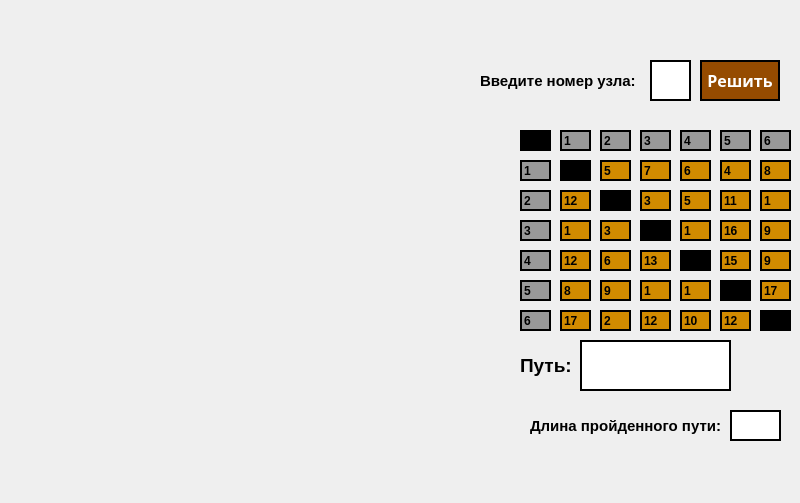
<?xml version="1.0" encoding="UTF-8"?>
<ui version="4.0">
 <class>Kommi</class>
 <widget class="QMainWindow" name="Kommi">
  <property name="geometry">
   <rect>
    <x>0</x>
    <y>0</y>
    <width>800</width>
    <height>503</height>
   </rect>
  </property>
  <property name="windowTitle">
   <string>Kommi</string>
  </property>
  <property name="styleSheet">
   <string notr="true"/>
  </property>
  <widget class="QWidget" name="centralwidget">
   <widget class="QPushButton" name="reshit">
    <property name="geometry">
     <rect>
      <x>700</x>
      <y>60</y>
      <width>80</width>
      <height>41</height>
     </rect>
    </property>
    <property name="font">
     <font>
      <family>Biff</family>
      <pointsize>12</pointsize>
      <weight>75</weight>
      <bold>true</bold>
     </font>
    </property>
    <property name="styleSheet">
     <string notr="true">QPushButton{
background-color:rgb(149, 75, 0);
color:white;
border:2px solid black
}
QPushButton:pressed {
    background-color: qlineargradient(x1: 0, y1: 0, x2: 0, y2: 1,
                                      stop: 0 #dadbde, stop: 1 #f6f7fa);}</string>
    </property>
    <property name="text">
     <string>Решить</string>
    </property>
   </widget>
   <widget class="QLineEdit" name="Way">
    <property name="geometry">
     <rect>
      <x>580</x>
      <y>340</y>
      <width>151</width>
      <height>51</height>
     </rect>
    </property>
    <property name="styleSheet">
     <string notr="true">border:2px solid black</string>
    </property>
   </widget>
   <widget class="QLineEdit" name="Nomer">
    <property name="geometry">
     <rect>
      <x>650</x>
      <y>60</y>
      <width>41</width>
      <height>41</height>
     </rect>
    </property>
    <property name="styleSheet">
     <string notr="true">border:2px solid black</string>
    </property>
   </widget>
   <widget class="QLineEdit" name="Sum">
    <property name="geometry">
     <rect>
      <x>730</x>
      <y>410</y>
      <width>51</width>
      <height>31</height>
     </rect>
    </property>
    <property name="styleSheet">
     <string notr="true">border:2px solid black</string>
    </property>
   </widget>
   <widget class="QLineEdit" name="x0y0">
    <property name="geometry">
     <rect>
      <x>560</x>
      <y>160</y>
      <width>31</width>
      <height>21</height>
     </rect>
    </property>
    <property name="styleSheet">
     <string notr="true">background-color:rgb(0, 0, 0);
border:2px solid black</string>
    </property>
    <property name="text">
     <string/>
    </property>
   </widget>
   <widget class="QLineEdit" name="i0j1">
    <property name="geometry">
     <rect>
      <x>600</x>
      <y>160</y>
      <width>31</width>
      <height>21</height>
     </rect>
    </property>
    <property name="font">
     <font>
      <weight>75</weight>
      <bold>true</bold>
     </font>
    </property>
    <property name="styleSheet">
     <string notr="true">border:2px solid black;
background-color:rgb(209, 139, 0)</string>
    </property>
    <property name="text">
     <string>5</string>
    </property>
   </widget>
   <widget class="QLineEdit" name="i0j2">
    <property name="geometry">
     <rect>
      <x>640</x>
      <y>160</y>
      <width>31</width>
      <height>21</height>
     </rect>
    </property>
    <property name="font">
     <font>
      <weight>75</weight>
      <bold>true</bold>
     </font>
    </property>
    <property name="styleSheet">
     <string notr="true">border:2px solid black;
background-color:rgb(209, 139, 0)</string>
    </property>
    <property name="text">
     <string>7</string>
    </property>
   </widget>
   <widget class="QLineEdit" name="i0j3">
    <property name="geometry">
     <rect>
      <x>680</x>
      <y>160</y>
      <width>31</width>
      <height>21</height>
     </rect>
    </property>
    <property name="font">
     <font>
      <weight>75</weight>
      <bold>true</bold>
     </font>
    </property>
    <property name="styleSheet">
     <string notr="true">border:2px solid black;
background-color:rgb(209, 139, 0)</string>
    </property>
    <property name="text">
     <string>6</string>
    </property>
   </widget>
   <widget class="QLineEdit" name="i0j4">
    <property name="geometry">
     <rect>
      <x>720</x>
      <y>160</y>
      <width>31</width>
      <height>21</height>
     </rect>
    </property>
    <property name="font">
     <font>
      <weight>75</weight>
      <bold>true</bold>
     </font>
    </property>
    <property name="styleSheet">
     <string notr="true">border:2px solid black;
background-color:rgb(209, 139, 0)</string>
    </property>
    <property name="text">
     <string>4</string>
    </property>
   </widget>
   <widget class="QLineEdit" name="i0j5">
    <property name="geometry">
     <rect>
      <x>760</x>
      <y>160</y>
      <width>31</width>
      <height>21</height>
     </rect>
    </property>
    <property name="font">
     <font>
      <weight>75</weight>
      <bold>true</bold>
     </font>
    </property>
    <property name="styleSheet">
     <string notr="true">border:2px solid black;
background-color:rgb(209, 139, 0)</string>
    </property>
    <property name="text">
     <string>8</string>
    </property>
   </widget>
   <widget class="QLineEdit" name="x1y1">
    <property name="geometry">
     <rect>
      <x>600</x>
      <y>190</y>
      <width>31</width>
      <height>21</height>
     </rect>
    </property>
    <property name="styleSheet">
     <string notr="true">background-color:rgb(0, 0, 0);
border:2px solid black</string>
    </property>
    <property name="text">
     <string/>
    </property>
   </widget>
   <widget class="QLineEdit" name="i1j2">
    <property name="geometry">
     <rect>
      <x>640</x>
      <y>190</y>
      <width>31</width>
      <height>21</height>
     </rect>
    </property>
    <property name="font">
     <font>
      <weight>75</weight>
      <bold>true</bold>
     </font>
    </property>
    <property name="styleSheet">
     <string notr="true">border:2px solid black;
background-color:rgb(209, 139, 0)</string>
    </property>
    <property name="text">
     <string>3</string>
    </property>
   </widget>
   <widget class="QLineEdit" name="i1j4">
    <property name="geometry">
     <rect>
      <x>720</x>
      <y>190</y>
      <width>31</width>
      <height>21</height>
     </rect>
    </property>
    <property name="font">
     <font>
      <weight>75</weight>
      <bold>true</bold>
     </font>
    </property>
    <property name="styleSheet">
     <string notr="true">border:2px solid black;
background-color:rgb(209, 139, 0)</string>
    </property>
    <property name="text">
     <string>11</string>
    </property>
   </widget>
   <widget class="QLineEdit" name="i1j5">
    <property name="geometry">
     <rect>
      <x>760</x>
      <y>190</y>
      <width>31</width>
      <height>21</height>
     </rect>
    </property>
    <property name="font">
     <font>
      <weight>75</weight>
      <bold>true</bold>
     </font>
    </property>
    <property name="styleSheet">
     <string notr="true">border:2px solid black;
background-color:rgb(209, 139, 0)</string>
    </property>
    <property name="text">
     <string>1</string>
    </property>
   </widget>
   <widget class="QLineEdit" name="i1j0">
    <property name="geometry">
     <rect>
      <x>560</x>
      <y>190</y>
      <width>31</width>
      <height>21</height>
     </rect>
    </property>
    <property name="font">
     <font>
      <weight>75</weight>
      <bold>true</bold>
     </font>
    </property>
    <property name="styleSheet">
     <string notr="true">border:2px solid black;
background-color:rgb(209, 139, 0)</string>
    </property>
    <property name="text">
     <string>12</string>
    </property>
   </widget>
   <widget class="QLineEdit" name="i1j3">
    <property name="geometry">
     <rect>
      <x>680</x>
      <y>190</y>
      <width>31</width>
      <height>21</height>
     </rect>
    </property>
    <property name="font">
     <font>
      <weight>75</weight>
      <bold>true</bold>
     </font>
    </property>
    <property name="styleSheet">
     <string notr="true">border:2px solid black;
background-color:rgb(209, 139, 0)</string>
    </property>
    <property name="text">
     <string>5</string>
    </property>
   </widget>
   <widget class="QLineEdit" name="i2j1">
    <property name="geometry">
     <rect>
      <x>600</x>
      <y>220</y>
      <width>31</width>
      <height>21</height>
     </rect>
    </property>
    <property name="font">
     <font>
      <weight>75</weight>
      <bold>true</bold>
     </font>
    </property>
    <property name="styleSheet">
     <string notr="true">border:2px solid black;
background-color:rgb(209, 139, 0)</string>
    </property>
    <property name="text">
     <string>3</string>
    </property>
   </widget>
   <widget class="QLineEdit" name="x2y2">
    <property name="geometry">
     <rect>
      <x>640</x>
      <y>220</y>
      <width>31</width>
      <height>21</height>
     </rect>
    </property>
    <property name="styleSheet">
     <string notr="true">background-color:rgb(0, 0, 0);
border:2px solid black</string>
    </property>
    <property name="text">
     <string/>
    </property>
   </widget>
   <widget class="QLineEdit" name="i2j4">
    <property name="geometry">
     <rect>
      <x>720</x>
      <y>220</y>
      <width>31</width>
      <height>21</height>
     </rect>
    </property>
    <property name="font">
     <font>
      <weight>75</weight>
      <bold>true</bold>
     </font>
    </property>
    <property name="styleSheet">
     <string notr="true">border:2px solid black;
background-color:rgb(209, 139, 0)</string>
    </property>
    <property name="text">
     <string>16</string>
    </property>
   </widget>
   <widget class="QLineEdit" name="i2j5">
    <property name="geometry">
     <rect>
      <x>760</x>
      <y>220</y>
      <width>31</width>
      <height>21</height>
     </rect>
    </property>
    <property name="font">
     <font>
      <weight>75</weight>
      <bold>true</bold>
     </font>
    </property>
    <property name="styleSheet">
     <string notr="true">border:2px solid black;
background-color:rgb(209, 139, 0)</string>
    </property>
    <property name="text">
     <string>9</string>
    </property>
   </widget>
   <widget class="QLineEdit" name="i2j0">
    <property name="geometry">
     <rect>
      <x>560</x>
      <y>220</y>
      <width>31</width>
      <height>21</height>
     </rect>
    </property>
    <property name="font">
     <font>
      <weight>75</weight>
      <bold>true</bold>
     </font>
    </property>
    <property name="styleSheet">
     <string notr="true">border:2px solid black;
background-color:rgb(209, 139, 0)</string>
    </property>
    <property name="text">
     <string>1</string>
    </property>
   </widget>
   <widget class="QLineEdit" name="i2j3">
    <property name="geometry">
     <rect>
      <x>680</x>
      <y>220</y>
      <width>31</width>
      <height>21</height>
     </rect>
    </property>
    <property name="font">
     <font>
      <weight>75</weight>
      <bold>true</bold>
     </font>
    </property>
    <property name="styleSheet">
     <string notr="true">border:2px solid black;
background-color:rgb(209, 139, 0)</string>
    </property>
    <property name="text">
     <string>1</string>
    </property>
   </widget>
   <widget class="QLineEdit" name="i3j1">
    <property name="geometry">
     <rect>
      <x>600</x>
      <y>250</y>
      <width>31</width>
      <height>21</height>
     </rect>
    </property>
    <property name="font">
     <font>
      <weight>75</weight>
      <bold>true</bold>
     </font>
    </property>
    <property name="styleSheet">
     <string notr="true">border:2px solid black;
background-color:rgb(209, 139, 0)</string>
    </property>
    <property name="text">
     <string>6</string>
    </property>
   </widget>
   <widget class="QLineEdit" name="i3j2">
    <property name="geometry">
     <rect>
      <x>640</x>
      <y>250</y>
      <width>31</width>
      <height>21</height>
     </rect>
    </property>
    <property name="font">
     <font>
      <weight>75</weight>
      <bold>true</bold>
     </font>
    </property>
    <property name="styleSheet">
     <string notr="true">border:2px solid black;
background-color:rgb(209, 139, 0)</string>
    </property>
    <property name="text">
     <string>13</string>
    </property>
   </widget>
   <widget class="QLineEdit" name="i3j4">
    <property name="geometry">
     <rect>
      <x>720</x>
      <y>250</y>
      <width>31</width>
      <height>21</height>
     </rect>
    </property>
    <property name="font">
     <font>
      <weight>75</weight>
      <bold>true</bold>
     </font>
    </property>
    <property name="styleSheet">
     <string notr="true">border:2px solid black;
background-color:rgb(209, 139, 0)</string>
    </property>
    <property name="text">
     <string>15</string>
    </property>
   </widget>
   <widget class="QLineEdit" name="i3j5">
    <property name="geometry">
     <rect>
      <x>760</x>
      <y>250</y>
      <width>31</width>
      <height>21</height>
     </rect>
    </property>
    <property name="font">
     <font>
      <weight>75</weight>
      <bold>true</bold>
     </font>
    </property>
    <property name="styleSheet">
     <string notr="true">border:2px solid black;
background-color:rgb(209, 139, 0)</string>
    </property>
    <property name="text">
     <string>9</string>
    </property>
   </widget>
   <widget class="QLineEdit" name="i3j0">
    <property name="geometry">
     <rect>
      <x>560</x>
      <y>250</y>
      <width>31</width>
      <height>21</height>
     </rect>
    </property>
    <property name="font">
     <font>
      <weight>75</weight>
      <bold>true</bold>
     </font>
    </property>
    <property name="styleSheet">
     <string notr="true">border:2px solid black;
background-color:rgb(209, 139, 0)</string>
    </property>
    <property name="text">
     <string>12</string>
    </property>
   </widget>
   <widget class="QLineEdit" name="x3y3">
    <property name="geometry">
     <rect>
      <x>680</x>
      <y>250</y>
      <width>31</width>
      <height>21</height>
     </rect>
    </property>
    <property name="styleSheet">
     <string notr="true">background-color:rgb(0, 0, 0);
border:2px solid black</string>
    </property>
    <property name="text">
     <string/>
    </property>
   </widget>
   <widget class="QLineEdit" name="i4j1">
    <property name="geometry">
     <rect>
      <x>600</x>
      <y>280</y>
      <width>31</width>
      <height>21</height>
     </rect>
    </property>
    <property name="font">
     <font>
      <weight>75</weight>
      <bold>true</bold>
     </font>
    </property>
    <property name="styleSheet">
     <string notr="true">border:2px solid black;
background-color:rgb(209, 139, 0)</string>
    </property>
    <property name="text">
     <string>9</string>
    </property>
   </widget>
   <widget class="QLineEdit" name="i4j2">
    <property name="geometry">
     <rect>
      <x>640</x>
      <y>280</y>
      <width>31</width>
      <height>21</height>
     </rect>
    </property>
    <property name="font">
     <font>
      <weight>75</weight>
      <bold>true</bold>
     </font>
    </property>
    <property name="styleSheet">
     <string notr="true">border:2px solid black;
background-color:rgb(209, 139, 0)</string>
    </property>
    <property name="text">
     <string>1</string>
    </property>
   </widget>
   <widget class="QLineEdit" name="x4y4">
    <property name="geometry">
     <rect>
      <x>720</x>
      <y>280</y>
      <width>31</width>
      <height>21</height>
     </rect>
    </property>
    <property name="styleSheet">
     <string notr="true">background-color:rgb(0, 0, 0);
border:2px solid black</string>
    </property>
    <property name="text">
     <string/>
    </property>
   </widget>
   <widget class="QLineEdit" name="i4j5">
    <property name="geometry">
     <rect>
      <x>760</x>
      <y>280</y>
      <width>31</width>
      <height>21</height>
     </rect>
    </property>
    <property name="font">
     <font>
      <weight>75</weight>
      <bold>true</bold>
     </font>
    </property>
    <property name="styleSheet">
     <string notr="true">border:2px solid black;
background-color:rgb(209, 139, 0)</string>
    </property>
    <property name="text">
     <string>17</string>
    </property>
   </widget>
   <widget class="QLineEdit" name="i4j0">
    <property name="geometry">
     <rect>
      <x>560</x>
      <y>280</y>
      <width>31</width>
      <height>21</height>
     </rect>
    </property>
    <property name="font">
     <font>
      <weight>75</weight>
      <bold>true</bold>
     </font>
    </property>
    <property name="styleSheet">
     <string notr="true">border:2px solid black;
background-color:rgb(209, 139, 0)</string>
    </property>
    <property name="text">
     <string>8</string>
    </property>
   </widget>
   <widget class="QLineEdit" name="i4j3">
    <property name="geometry">
     <rect>
      <x>680</x>
      <y>280</y>
      <width>31</width>
      <height>21</height>
     </rect>
    </property>
    <property name="font">
     <font>
      <weight>75</weight>
      <bold>true</bold>
     </font>
    </property>
    <property name="styleSheet">
     <string notr="true">border:2px solid black;
background-color:rgb(209, 139, 0)</string>
    </property>
    <property name="text">
     <string>1</string>
    </property>
   </widget>
   <widget class="QLineEdit" name="i5j1">
    <property name="geometry">
     <rect>
      <x>600</x>
      <y>310</y>
      <width>31</width>
      <height>21</height>
     </rect>
    </property>
    <property name="font">
     <font>
      <weight>75</weight>
      <bold>true</bold>
     </font>
    </property>
    <property name="styleSheet">
     <string notr="true">border:2px solid black;
background-color:rgb(209, 139, 0)</string>
    </property>
    <property name="text">
     <string>2</string>
    </property>
   </widget>
   <widget class="QLineEdit" name="i5j2">
    <property name="geometry">
     <rect>
      <x>640</x>
      <y>310</y>
      <width>31</width>
      <height>21</height>
     </rect>
    </property>
    <property name="font">
     <font>
      <weight>75</weight>
      <bold>true</bold>
     </font>
    </property>
    <property name="styleSheet">
     <string notr="true">border:2px solid black;
background-color:rgb(209, 139, 0)</string>
    </property>
    <property name="text">
     <string>12</string>
    </property>
   </widget>
   <widget class="QLineEdit" name="i5j4">
    <property name="geometry">
     <rect>
      <x>720</x>
      <y>310</y>
      <width>31</width>
      <height>21</height>
     </rect>
    </property>
    <property name="font">
     <font>
      <weight>75</weight>
      <bold>true</bold>
     </font>
    </property>
    <property name="styleSheet">
     <string notr="true">border:2px solid black;
background-color:rgb(209, 139, 0)</string>
    </property>
    <property name="text">
     <string>12</string>
    </property>
   </widget>
   <widget class="QLineEdit" name="x5y5">
    <property name="geometry">
     <rect>
      <x>760</x>
      <y>310</y>
      <width>31</width>
      <height>21</height>
     </rect>
    </property>
    <property name="styleSheet">
     <string notr="true">background-color:rgb(0, 0, 0);
border:2px solid black</string>
    </property>
    <property name="text">
     <string/>
    </property>
   </widget>
   <widget class="QLineEdit" name="i5j0">
    <property name="geometry">
     <rect>
      <x>560</x>
      <y>310</y>
      <width>31</width>
      <height>21</height>
     </rect>
    </property>
    <property name="font">
     <font>
      <weight>75</weight>
      <bold>true</bold>
     </font>
    </property>
    <property name="styleSheet">
     <string notr="true">border:2px solid black;
background-color:rgb(209, 139, 0)</string>
    </property>
    <property name="text">
     <string>17</string>
    </property>
   </widget>
   <widget class="QLineEdit" name="i5j3">
    <property name="geometry">
     <rect>
      <x>680</x>
      <y>310</y>
      <width>31</width>
      <height>21</height>
     </rect>
    </property>
    <property name="font">
     <font>
      <weight>75</weight>
      <bold>true</bold>
     </font>
    </property>
    <property name="styleSheet">
     <string notr="true">border:2px solid black;
background-color:rgb(209, 139, 0)</string>
    </property>
    <property name="text">
     <string>10</string>
    </property>
   </widget>
   <widget class="QLineEdit" name="lineEdit_40">
    <property name="geometry">
     <rect>
      <x>600</x>
      <y>130</y>
      <width>31</width>
      <height>21</height>
     </rect>
    </property>
    <property name="font">
     <font>
      <weight>75</weight>
      <bold>true</bold>
     </font>
    </property>
    <property name="styleSheet">
     <string notr="true">background-color:rgb(153, 153, 153);
border:2px solid black</string>
    </property>
    <property name="text">
     <string>2</string>
    </property>
   </widget>
   <widget class="QLineEdit" name="lineEdit_41">
    <property name="geometry">
     <rect>
      <x>640</x>
      <y>130</y>
      <width>31</width>
      <height>21</height>
     </rect>
    </property>
    <property name="font">
     <font>
      <weight>75</weight>
      <bold>true</bold>
     </font>
    </property>
    <property name="styleSheet">
     <string notr="true">background-color:rgb(153, 153, 153);
border:2px solid black</string>
    </property>
    <property name="text">
     <string>3</string>
    </property>
   </widget>
   <widget class="QLineEdit" name="lineEdit_42">
    <property name="geometry">
     <rect>
      <x>720</x>
      <y>130</y>
      <width>31</width>
      <height>21</height>
     </rect>
    </property>
    <property name="font">
     <font>
      <weight>75</weight>
      <bold>true</bold>
     </font>
    </property>
    <property name="styleSheet">
     <string notr="true">background-color:rgb(153, 153, 153);
border:2px solid black</string>
    </property>
    <property name="text">
     <string>5</string>
    </property>
   </widget>
   <widget class="QLineEdit" name="lineEdit_43">
    <property name="geometry">
     <rect>
      <x>760</x>
      <y>130</y>
      <width>31</width>
      <height>21</height>
     </rect>
    </property>
    <property name="font">
     <font>
      <weight>75</weight>
      <bold>true</bold>
     </font>
    </property>
    <property name="styleSheet">
     <string notr="true">background-color:rgb(153, 153, 153);
border:2px solid black</string>
    </property>
    <property name="text">
     <string>6</string>
    </property>
   </widget>
   <widget class="QLineEdit" name="lineEdit_44">
    <property name="geometry">
     <rect>
      <x>560</x>
      <y>130</y>
      <width>31</width>
      <height>21</height>
     </rect>
    </property>
    <property name="font">
     <font>
      <weight>75</weight>
      <bold>true</bold>
     </font>
    </property>
    <property name="styleSheet">
     <string notr="true">background-color:rgb(153, 153, 153);
border:2px solid black</string>
    </property>
    <property name="text">
     <string>1</string>
    </property>
   </widget>
   <widget class="QLineEdit" name="lineEdit_45">
    <property name="geometry">
     <rect>
      <x>680</x>
      <y>130</y>
      <width>31</width>
      <height>21</height>
     </rect>
    </property>
    <property name="font">
     <font>
      <weight>75</weight>
      <bold>true</bold>
     </font>
    </property>
    <property name="styleSheet">
     <string notr="true">background-color:rgb(153, 153, 153);
border:2px solid black</string>
    </property>
    <property name="text">
     <string>4</string>
    </property>
   </widget>
   <widget class="QLineEdit" name="lineEdit_46">
    <property name="geometry">
     <rect>
      <x>520</x>
      <y>130</y>
      <width>31</width>
      <height>21</height>
     </rect>
    </property>
    <property name="styleSheet">
     <string notr="true">background-color:rgb(0, 0, 0);
border:2px solid black</string>
    </property>
    <property name="text">
     <string/>
    </property>
   </widget>
   <widget class="QLineEdit" name="lineEdit_47">
    <property name="geometry">
     <rect>
      <x>520</x>
      <y>160</y>
      <width>31</width>
      <height>21</height>
     </rect>
    </property>
    <property name="font">
     <font>
      <weight>75</weight>
      <bold>true</bold>
     </font>
    </property>
    <property name="styleSheet">
     <string notr="true">background-color:rgb(153, 153, 153);
border:2px solid black</string>
    </property>
    <property name="text">
     <string>1</string>
    </property>
   </widget>
   <widget class="QLineEdit" name="lineEdit_48">
    <property name="geometry">
     <rect>
      <x>520</x>
      <y>250</y>
      <width>31</width>
      <height>21</height>
     </rect>
    </property>
    <property name="font">
     <font>
      <weight>75</weight>
      <bold>true</bold>
     </font>
    </property>
    <property name="styleSheet">
     <string notr="true">background-color:rgb(153, 153, 153);
border:2px solid black</string>
    </property>
    <property name="text">
     <string>4</string>
    </property>
   </widget>
   <widget class="QLineEdit" name="lineEdit_49">
    <property name="geometry">
     <rect>
      <x>520</x>
      <y>280</y>
      <width>31</width>
      <height>21</height>
     </rect>
    </property>
    <property name="font">
     <font>
      <weight>75</weight>
      <bold>true</bold>
     </font>
    </property>
    <property name="styleSheet">
     <string notr="true">background-color:rgb(153, 153, 153);
border:2px solid black</string>
    </property>
    <property name="text">
     <string>5</string>
    </property>
   </widget>
   <widget class="QLineEdit" name="lineEdit_50">
    <property name="geometry">
     <rect>
      <x>520</x>
      <y>190</y>
      <width>31</width>
      <height>21</height>
     </rect>
    </property>
    <property name="font">
     <font>
      <weight>75</weight>
      <bold>true</bold>
     </font>
    </property>
    <property name="styleSheet">
     <string notr="true">background-color:rgb(153, 153, 153);
border:2px solid black</string>
    </property>
    <property name="text">
     <string>2</string>
    </property>
   </widget>
   <widget class="QLineEdit" name="lineEdit_51">
    <property name="geometry">
     <rect>
      <x>520</x>
      <y>220</y>
      <width>31</width>
      <height>21</height>
     </rect>
    </property>
    <property name="font">
     <font>
      <weight>75</weight>
      <bold>true</bold>
     </font>
    </property>
    <property name="styleSheet">
     <string notr="true">background-color:rgb(153, 153, 153);
border:2px solid black</string>
    </property>
    <property name="text">
     <string>3</string>
    </property>
   </widget>
   <widget class="QLineEdit" name="lineEdit_52">
    <property name="geometry">
     <rect>
      <x>520</x>
      <y>310</y>
      <width>31</width>
      <height>21</height>
     </rect>
    </property>
    <property name="font">
     <font>
      <weight>75</weight>
      <bold>true</bold>
     </font>
    </property>
    <property name="styleSheet">
     <string notr="true">background-color:rgb(153, 153, 153);
border:2px solid black</string>
    </property>
    <property name="text">
     <string>6</string>
    </property>
   </widget>
   <widget class="QLabel" name="label">
    <property name="geometry">
     <rect>
      <x>480</x>
      <y>60</y>
      <width>161</width>
      <height>41</height>
     </rect>
    </property>
    <property name="font">
     <font>
      <pointsize>11</pointsize>
      <weight>75</weight>
      <bold>true</bold>
     </font>
    </property>
    <property name="text">
     <string>Введите номер узла:</string>
    </property>
   </widget>
   <widget class="QLabel" name="label_2">
    <property name="geometry">
     <rect>
      <x>530</x>
      <y>410</y>
      <width>201</width>
      <height>31</height>
     </rect>
    </property>
    <property name="font">
     <font>
      <pointsize>11</pointsize>
      <weight>75</weight>
      <bold>true</bold>
     </font>
    </property>
    <property name="text">
     <string>Длина пройденного пути:</string>
    </property>
   </widget>
   <widget class="QLabel" name="label_3">
    <property name="geometry">
     <rect>
      <x>520</x>
      <y>340</y>
      <width>61</width>
      <height>51</height>
     </rect>
    </property>
    <property name="font">
     <font>
      <pointsize>14</pointsize>
      <weight>75</weight>
      <bold>true</bold>
     </font>
    </property>
    <property name="text">
     <string>Путь:</string>
    </property>
   </widget>
   <widget class="QLabel" name="image">
    <property name="geometry">
     <rect>
      <x>10</x>
      <y>10</y>
      <width>91</width>
      <height>81</height>
     </rect>
    </property>
    <property name="text">
     <string/>
    </property>
   </widget>
  </widget>
 </widget>
 <resources/>
 <connections/>
</ui>
